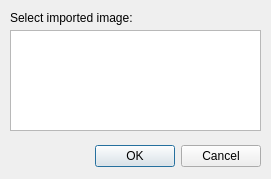
<?xml version="1.0" encoding="UTF-8"?>
<ui version="4.0">
 <class>selectImage</class>
 <widget class="QDialog" name="selectImage">
  <property name="geometry">
   <rect>
    <x>0</x>
    <y>0</y>
    <width>271</width>
    <height>179</height>
   </rect>
  </property>
  <property name="windowTitle">
   <string>Delete Imported Image</string>
  </property>
  <widget class="QDialogButtonBox" name="buttonBox">
   <property name="geometry">
    <rect>
     <x>20</x>
     <y>140</y>
     <width>241</width>
     <height>32</height>
    </rect>
   </property>
   <property name="orientation">
    <enum>Qt::Horizontal</enum>
   </property>
   <property name="standardButtons">
    <set>QDialogButtonBox::Cancel|QDialogButtonBox::Ok</set>
   </property>
  </widget>
  <widget class="QLabel" name="label_3">
   <property name="geometry">
    <rect>
     <x>10</x>
     <y>10</y>
     <width>251</width>
     <height>16</height>
    </rect>
   </property>
   <property name="text">
    <string>Select imported image:</string>
   </property>
  </widget>
  <widget class="QListWidget" name="listWidget_imagelist">
   <property name="geometry">
    <rect>
     <x>10</x>
     <y>30</y>
     <width>251</width>
     <height>101</height>
    </rect>
   </property>
  </widget>
 </widget>
 <resources/>
 <connections>
  <connection>
   <sender>buttonBox</sender>
   <signal>accepted()</signal>
   <receiver>selectImage</receiver>
   <slot>accept()</slot>
   <hints>
    <hint type="sourcelabel">
     <x>248</x>
     <y>254</y>
    </hint>
    <hint type="destinationlabel">
     <x>157</x>
     <y>274</y>
    </hint>
   </hints>
  </connection>
  <connection>
   <sender>buttonBox</sender>
   <signal>rejected()</signal>
   <receiver>selectImage</receiver>
   <slot>reject()</slot>
   <hints>
    <hint type="sourcelabel">
     <x>316</x>
     <y>260</y>
    </hint>
    <hint type="destinationlabel">
     <x>286</x>
     <y>274</y>
    </hint>
   </hints>
  </connection>
 </connections>
</ui>
